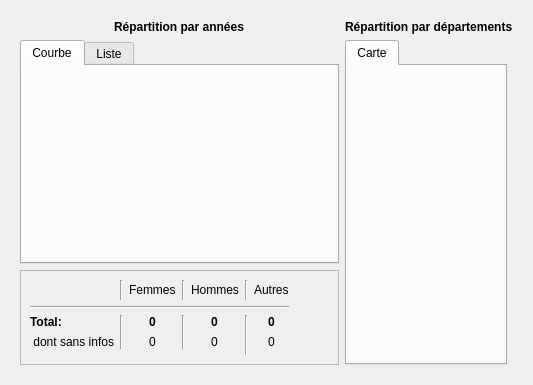
         <widget class="QWidget" name="tab_4">
          <attribute name="title">
           <string>Carte et courbes</string>
          </attribute>
          <layout class="QGridLayout" name="gridLayout_18">
           <item row="0" column="0">
            <widget class="QWidget" name="wNb" native="true">
             <property name="minimumSize">
              <size>
               <width>0</width>
               <height>100</height>
              </size>
             </property>
             <layout class="QGridLayout" name="gridLayout_6">
              <item row="3" column="1" rowspan="2">
               <widget class="QTabWidget" name="tabMap">
                <property name="currentIndex">
                 <number>0</number>
                </property>
                <widget class="QWidget" name="tab_3">
                 <attribute name="title">
                  <string>Carte</string>
                 </attribute>
                 <layout class="QHBoxLayout" name="hlMap">
                  <property name="spacing">
                   <number>1</number>
                  </property>
                  <property name="leftMargin">
                   <number>1</number>
                  </property>
                  <property name="topMargin">
                   <number>1</number>
                  </property>
                  <property name="rightMargin">
                   <number>1</number>
                  </property>
                  <property name="bottomMargin">
                   <number>1</number>
                  </property>
                 </layout>
                </widget>
               </widget>
              </item>
              <item row="2" column="1" colspan="2" alignment="Qt::AlignHCenter">
               <widget class="QLabel" name="label_35">
                <property name="text">
                 <string>&lt;b&gt;Répartition par départements&lt;/b&gt;</string>
                </property>
               </widget>
              </item>
              <item row="2" column="0" alignment="Qt::AlignHCenter">
               <widget class="QLabel" name="label_34">
                <property name="text">
                 <string>&lt;b&gt;Répartition par années&lt;/b&gt;</string>
                </property>
               </widget>
              </item>
              <item row="3" column="0">
               <widget class="QTabWidget" name="tabYears">
                <property name="currentIndex">
                 <number>0</number>
                </property>
                <widget class="QWidget" name="tab">
                 <attribute name="title">
                  <string>Courbe</string>
                 </attribute>
                 <layout class="QHBoxLayout" name="hlYearsCurve">
                  <property name="spacing">
                   <number>0</number>
                  </property>
                  <property name="leftMargin">
                   <number>0</number>
                  </property>
                  <property name="topMargin">
                   <number>0</number>
                  </property>
                  <property name="rightMargin">
                   <number>0</number>
                  </property>
                  <property name="bottomMargin">
                   <number>0</number>
                  </property>
                 </layout>
                </widget>
                <widget class="QWidget" name="tab_2">
                 <attribute name="title">
                  <string>Liste</string>
                 </attribute>
                 <layout class="QHBoxLayout" name="hlYearsList">
                  <property name="spacing">
                   <number>1</number>
                  </property>
                  <property name="leftMargin">
                   <number>1</number>
                  </property>
                  <property name="topMargin">
                   <number>1</number>
                  </property>
                  <property name="rightMargin">
                   <number>1</number>
                  </property>
                  <property name="bottomMargin">
                   <number>1</number>
                  </property>
                  <item>
                   <widget class="QListWidget" name="lwCurrentNameTotalPerYear"/>
                  </item>
                 </layout>
                </widget>
               </widget>
              </item>
              <item row="4" column="0">
               <widget class="QFrame" name="fTotal">
                <property name="minimumSize">
                 <size>
                  <width>0</width>
                  <height>0</height>
                 </size>
                </property>
                <property name="frameShape">
                 <enum>QFrame::StyledPanel</enum>
                </property>
                <property name="frameShadow">
                 <enum>QFrame::Raised</enum>
                </property>
                <layout class="QGridLayout" name="gridLayout_14">
                 <item row="2" column="4" alignment="Qt::AlignHCenter">
                  <widget class="QLabel" name="laManTotal">
                   <property name="text">
                    <string>&lt;b&gt;0&lt;/b&gt;</string>
                   </property>
                  </widget>
                 </item>
                 <item row="0" column="1">
                  <widget class="Line" name="line_13">
                   <property name="orientation">
                    <enum>Qt::Vertical</enum>
                   </property>
                  </widget>
                 </item>
                 <item row="3" column="0">
                  <widget class="QLabel" name="label_41">
                   <property name="text">
                    <string> dont sans infos</string>
                   </property>
                  </widget>
                 </item>
                 <item row="2" column="6" alignment="Qt::AlignHCenter">
                  <widget class="QLabel" name="laOtherTotal">
                   <property name="text">
                    <string>&lt;b&gt;0&lt;/b&gt;</string>
                   </property>
                  </widget>
                 </item>
                 <item row="1" column="0" colspan="7">
                  <widget class="Line" name="line_5">
                   <property name="orientation">
                    <enum>Qt::Horizontal</enum>
                   </property>
                  </widget>
                 </item>
                 <item row="3" column="6" alignment="Qt::AlignHCenter">
                  <widget class="QLabel" name="laOtherUnknowYear">
                   <property name="text">
                    <string>0</string>
                   </property>
                  </widget>
                 </item>
                 <item row="0" column="4" alignment="Qt::AlignHCenter">
                  <widget class="QLabel" name="label_14">
                   <property name="text">
                    <string>Hommes</string>
                   </property>
                  </widget>
                 </item>
                 <item row="2" column="5" rowspan="3">
                  <widget class="Line" name="line_11">
                   <property name="orientation">
                    <enum>Qt::Vertical</enum>
                   </property>
                  </widget>
                 </item>
                 <item row="0" column="2" alignment="Qt::AlignHCenter">
                  <widget class="QLabel" name="label_11">
                   <property name="text">
                    <string>Femmes</string>
                   </property>
                  </widget>
                 </item>
                 <item row="2" column="1" rowspan="2">
                  <widget class="Line" name="line_12">
                   <property name="orientation">
                    <enum>Qt::Vertical</enum>
                   </property>
                  </widget>
                 </item>
                 <item row="2" column="2" alignment="Qt::AlignHCenter">
                  <widget class="QLabel" name="laWomanTotal">
                   <property name="text">
                    <string>&lt;b&gt;0&lt;/b&gt;</string>
                   </property>
                  </widget>
                 </item>
                 <item row="3" column="2" alignment="Qt::AlignHCenter">
                  <widget class="QLabel" name="laWomanUnknowYear">
                   <property name="text">
                    <string>0</string>
                   </property>
                  </widget>
                 </item>
                 <item row="3" column="4" alignment="Qt::AlignHCenter">
                  <widget class="QLabel" name="laManUnknowYear">
                   <property name="text">
                    <string>0</string>
                   </property>
                  </widget>
                 </item>
                 <item row="0" column="5">
                  <widget class="Line" name="line_16">
                   <property name="orientation">
                    <enum>Qt::Vertical</enum>
                   </property>
                  </widget>
                 </item>
                 <item row="0" column="3">
                  <widget class="Line" name="line_15">
                   <property name="orientation">
                    <enum>Qt::Vertical</enum>
                   </property>
                  </widget>
                 </item>
                 <item row="2" column="3" rowspan="2">
                  <widget class="Line" name="line_10">
                   <property name="orientation">
                    <enum>Qt::Vertical</enum>
                   </property>
                  </widget>
                 </item>
                 <item row="0" column="6" alignment="Qt::AlignHCenter">
                  <widget class="QLabel" name="label_20">
                   <property name="text">
                    <string>Autres</string>
                   </property>
                  </widget>
                 </item>
                 <item row="2" column="0">
                  <widget class="QLabel" name="label_37">
                   <property name="text">
                    <string>&lt;b&gt;Total:&lt;/b&gt;</string>
                   </property>
                  </widget>
                 </item>
                 <item row="0" column="7">
                  <spacer name="horizontalSpacer_2">
                   <property name="orientation">
                    <enum>Qt::Horizontal</enum>
                   </property>
                   <property name="sizeHint" stdset="0">
                    <size>
                     <width>40</width>
                     <height>20</height>
                    </size>
                   </property>
                  </spacer>
                 </item>
                </layout>
               </widget>
              </item>
             </layout>
            </widget>
           </item>
          </layout>
         </widget>
